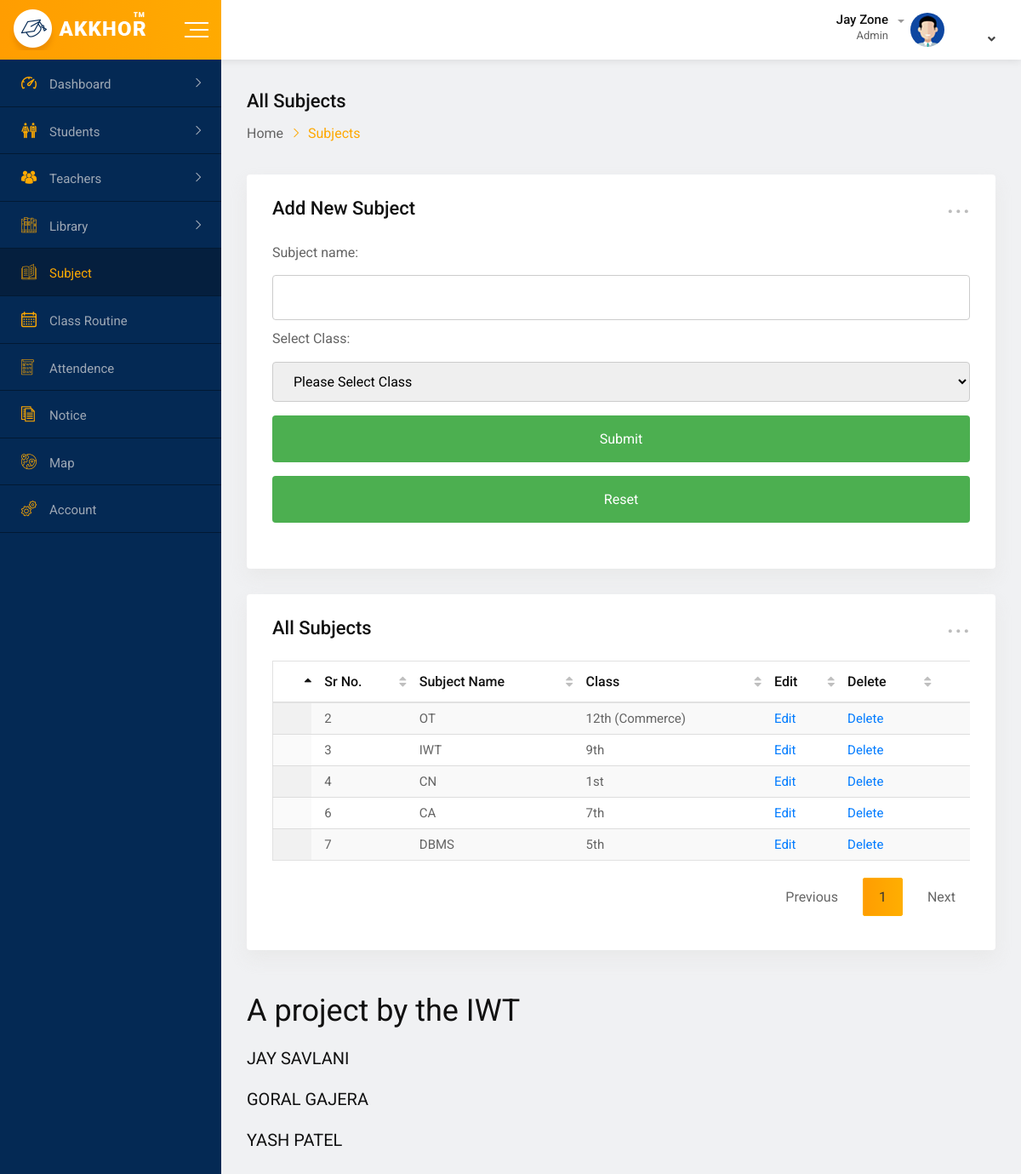
The page /all-subject.php (signed in) on the database its author committed.
### tables this page shows
CREATE TABLE `add_account` (
  `fname` varchar(20) NOT NULL,
  `lname` varchar(20) NOT NULL,
  `admin_type` varchar(15) NOT NULL,
  `gender` varchar(10) NOT NULL,
  `bdate` date NOT NULL,
  `religion` varchar(15) NOT NULL,
  `join_date` date NOT NULL,
  `email` varchar(25) NOT NULL,
  `password` varchar(100) NOT NULL,
  `id` int(15) NOT NULL,
  `phone` varchar(15) NOT NULL,
  `address` varchar(100) NOT NULL
);

CREATE TABLE `add_subject` (
  `id` int(11) NOT NULL,
  `subject_name` varchar(100) NOT NULL,
  `class` varchar(25) NOT NULL
);

### session.php (called while the page is built, shortened)
<?php
   include('connection.php');
   $user_check = $_SESSION['login_user'];
   $ses_sql = mysqli_query($conn,"select email from add_account where email = '$user_check' ");
   $row = mysqli_fetch_array($ses_sql,MYSQLI_ASSOC);
   $login_session = $row['email'];
?>

### all-subject.php (the view, shortened to what this page needs)
<?php
    include('connection.php');
    $sql = "SELECT * FROM add_subject";
    $result = mysqli_query($conn,$sql);
    include('session.php');
    $sql1="select id,fname,admin_type from add_account where email='$login_session'";
    $result5=mysqli_query($conn,$sql1);
    $row1=mysqli_fetch_assoc($result5);
?>
<html class="no-js" lang="">
<head>
    <link rel="stylesheet" href="css/normalize.css">
    <link rel="stylesheet" href="css/main.css">
    <link rel="stylesheet" href="css/bootstrap.min.css">
    <link rel="stylesheet" href="css/all.min.css">
    <link rel="stylesheet" href="fonts/flaticon.css">
    <link rel="stylesheet" href="css/animate.min.css">
    <link rel="stylesheet" href="css/select2.min.css">
    <link rel="stylesheet" href="css/jquery.dataTables.min.css">
    <link rel="stylesheet" href="style.css">
</head>
<body>
    <div id="wrapper" class="wrapper bg-ash">
        <div class="navbar navbar-expand-md header-menu-one bg-light">
            <div class="nav-bar-header-one">
                <div class="header-logo">
                    <a href="index.php">
                        <img src="img/logo.png" alt="logo">
                    </a>
                </div>
                  <div class="toggle-button sidebar-toggle">
                    <button type="button" class="item-link">
                        <span class="btn-icon-wrap">
                            <span></span>
                            <span></span>
                            <span></span>
                        </span>
                    </button>
                </div>
            </div>
            <div class="header-main-menu collapse navbar-collapse" id="mobile-navbar">
                <ul class="navbar-nav">
                    <li class="navbar-item header-search-bar">
                        <div class="input-group stylish-input-group">
                        </div>
                    </li>
                </ul>
                <ul class="navbar-nav">
                    <li class="navbar-item dropdown header-admin">
                        <a class="navbar-nav-link dropdown-toggle" href="#" role="button" data-toggle="dropdown"
                            aria-expanded="false">
                            <div class="admin-title">
                                <h5 class="item-title"><?php echo $row1['fname']; ?> Zone</h5>
                                <span><?php echo $row1['admin_type']; ?></span>
                            </div>
                            <div class="admin-img">
                                <img src="img/figure/admin.jpg" alt="Admin">
                            </div>
                        </a>
                    </li>
                </ul>
            </div>
        </div>
        <div class="dashboard-page-one">
            <div class="sidebar-main sidebar-menu-one sidebar-expand-md sidebar-color">
                <div class="sidebar-menu-content">
                    <ul class="nav nav-sidebar-menu sidebar-toggle-view">
                        <li class="nav-item sidebar-nav-item">
                            <a href="#" class="nav-link"><i class="flaticon-dashboard"></i><span>Dashboard</span></a>
                        </li>
                        <li class="nav-item sidebar-nav-item">
                            <a href="#" class="nav-link"><i class="flaticon-classmates"></i><span>Students</span></a>
                        </li>
                        <li class="nav-item sidebar-nav-item">
                            <a href="#" class="nav-link"><i
                                    class="flaticon-multiple-users-silhouette"></i><span>Teachers</span></a>
                        </li>
                        <li class="nav-item sidebar-nav-item">
                            <a href="#" class="nav-link"><i class="flaticon-books"></i><span>Library</span></a>
                        </li>
                        <li class="nav-item">
                            <a href="all-subject.php" class="nav-link menu-active"><i
                                    class="flaticon-open-book"></i><span class="menu-active">Subject</span></a>
                        </li>
                        <li class="nav-item">
                            <a href="class-routine.php" class="nav-link"><i class="flaticon-calendar"></i><span>Class
                                    Routine</span></a>
                        </li>
                        <li class="nav-item">
                            <a href="student-attendence.php" class="nav-link"><i
                                    class="flaticon-checklist"></i><span>Attendence</span></a>
                        </li>
                        <li class="nav-item">
                            <a href="notice-board.php" class="nav-link"><i
                                    class="flaticon-script"></i><span>Notice</span></a>
                        </li>
                        <li class="nav-item">
                            <a href="map.php" class="nav-link"><i
                                    class="flaticon-planet-earth"></i><span>Map</span></a>
                        </li>
                        <li class="nav-item">
                            <a href="account-settings.php" class="nav-link"><i
                                    class="flaticon-settings"></i><span>Account</span></a>
                        </li>
                    </ul>
                </div>
            </div>
            <div class="dashboard-content-one">
                <div class="breadcrumbs-area">
                    <h3>All Subjects</h3>
                    <ul>
                        <li>
                            <a href="index.php">Home</a>
                        </li>
                        <li>Subjects</li>
                    </ul>
                </div>
                <div class="row">
                    <div class="col-4-xxxl col-12">
                        <div class="card height-auto">
                            <div class="card-body">
                                <div class="heading-layout1">
                                    <div class="item-title">
                                        <h3>Add New Subject</h3>
                                    </div>
                                    <div class="dropdown">
                                        <a class="dropdown-toggle" href="#" role="button" data-toggle="dropdown"
                                            aria-expanded="false">...</a>
                                    </div>
                                </div>
                                <form action="add_subject.php" method="POST">
                                    <label>Subject name: </label>
                                    <input type="text" name="t1" title="Enter only Characters" maxlength="100" pattern="[A-Z a-z]{1,100}" required><br>
                                    <label>Select Class: </label>
                                    <select name="t2" required>
                                        <option value="">Please Select Class</option>
                                    </select><br>
                                    <input type="submit" name="b1" value="Submit">
                                    <input type="Reset" value="Reset">
                                </form>
                            </div>
                        </div>
                    </div>
                    <div class="col-8-xxxl col-12">
                        <div class="card height-auto">
                            <div class="card-body">
                                <div class="heading-layout1">
                                    <div class="item-title">
                                        <h3>All Subjects</h3>
                                    </div>
                                    <div class="dropdown">
                                        <a class="dropdown-toggle" href="#" role="button" data-toggle="dropdown"
                                            aria-expanded="false">...</a>
                                    </div>
                                </div>
                                <div class="table-responsive">
                                    <table class="table display data-table text-nowrap">
                                        <thead>
                                            <tr>
                                                <th></th>
                                                <th>Sr No.</th>
                                                <th>Subject Name</th>
                                                <th>Class</th>
                                                <th>Edit</th>
                                                <th>Delete</th>
                                                <th></th>
                                            </tr>
                                        </thead>
                                        <tbody>
                                            <?php
                                                while($rows=$result->fetch_assoc())
                                                {
                                            ?>
                                            <tr>
                                                <td></td>
                                                <td><?php echo $rows['id'];?></td>
                                                <td><?php echo $rows['subject_name'];?></td>
                                                <td><?php echo $rows['class'];?></td>
                                                <td><a href="edit-subject.php?id=<?php echo $rows['id']; ?>" alt="edit" >Edit</a></td>
                                                <td><a href="delete-subject.php?delete=<?php echo $rows['id']; ?>" alt="delete">Delete</a></td>
                                                <td></td>
                                            </tr>
                                            <?php
                                                }
                                            ?>
                                        </tbody>
                                    </table>
                                </div>
                            </div>
                        </div>
                    </div>
                </div>
                <footer class="footer-wrap-layout1">
                    <h1>A project by the IWT </h1>
                    <h4>JAY SAVLANI</h4>
                    <h4>GORAL GAJERA</h4>
                    <h4>YASH PATEL</h4>
                </footer>
            </div>
        </div>
    </div>
</body>
</html>

### css/main.css (style rules this page uses)
html { color: #222; font-size: 1em; line-height: 1.4; }
audio, canvas, iframe, img, svg, video { vertical-align: middle; }

### all-subject.php (style rules this page uses)
input[type=text],[type=email],[type=date],[type=file], select { width: 100%; padding: 12px 20px; margin: 8px 0; display: inline-block; border: 1px solid #ccc; border-radius: 4px; box-sizing: border-box; }
input[type=submit],[type=reset] { width: 100%; background-color: #4CAF50; color: white; padding: 14px 20px; margin: 8px 0; border: none; border-radius: 4px; cursor: pointer; }

### rows shown on the page
add_account: fname "Jay", admin_type "Admin"
add_subject: id "2", subject_name "OT", class "12th (Commerce)"
add_subject: id "3", subject_name "IWT", class "9th"
add_subject: id "4", subject_name "CN", class "1st"
add_subject: id "6", subject_name "CA", class "7th"
add_subject: id "7", subject_name "DBMS", class "5th"
